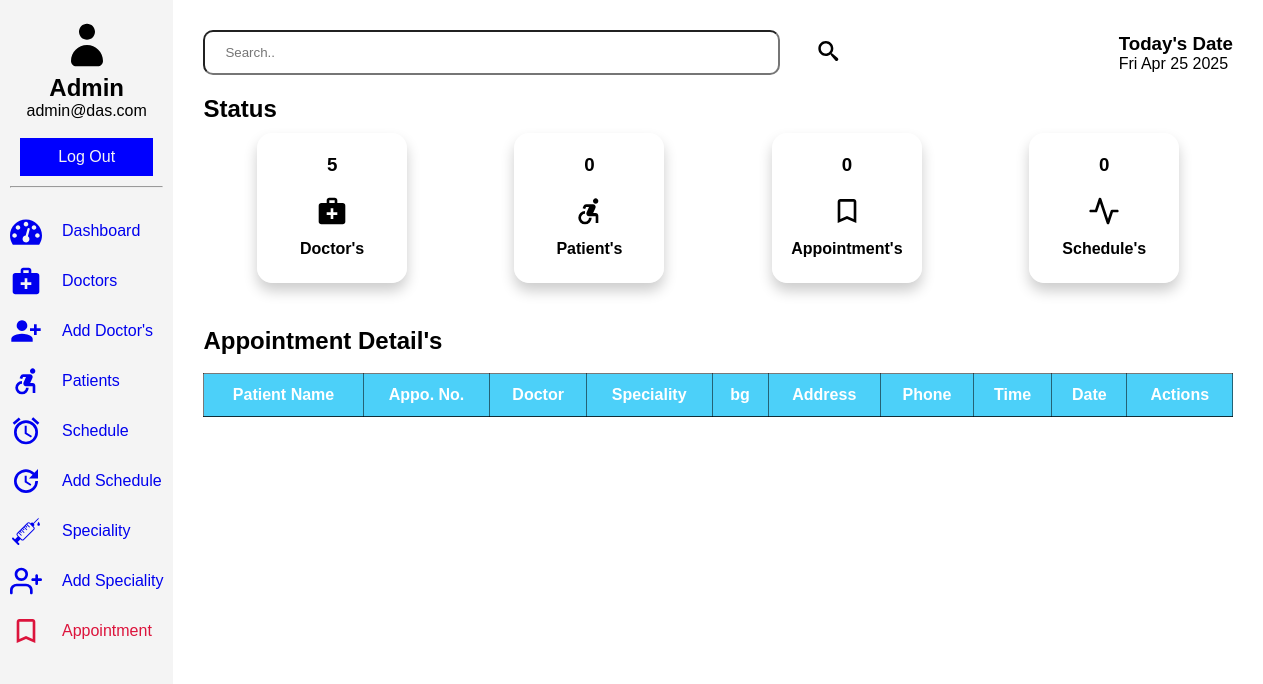
Page /admin/appoint.php (signed in) on the earlier database version.
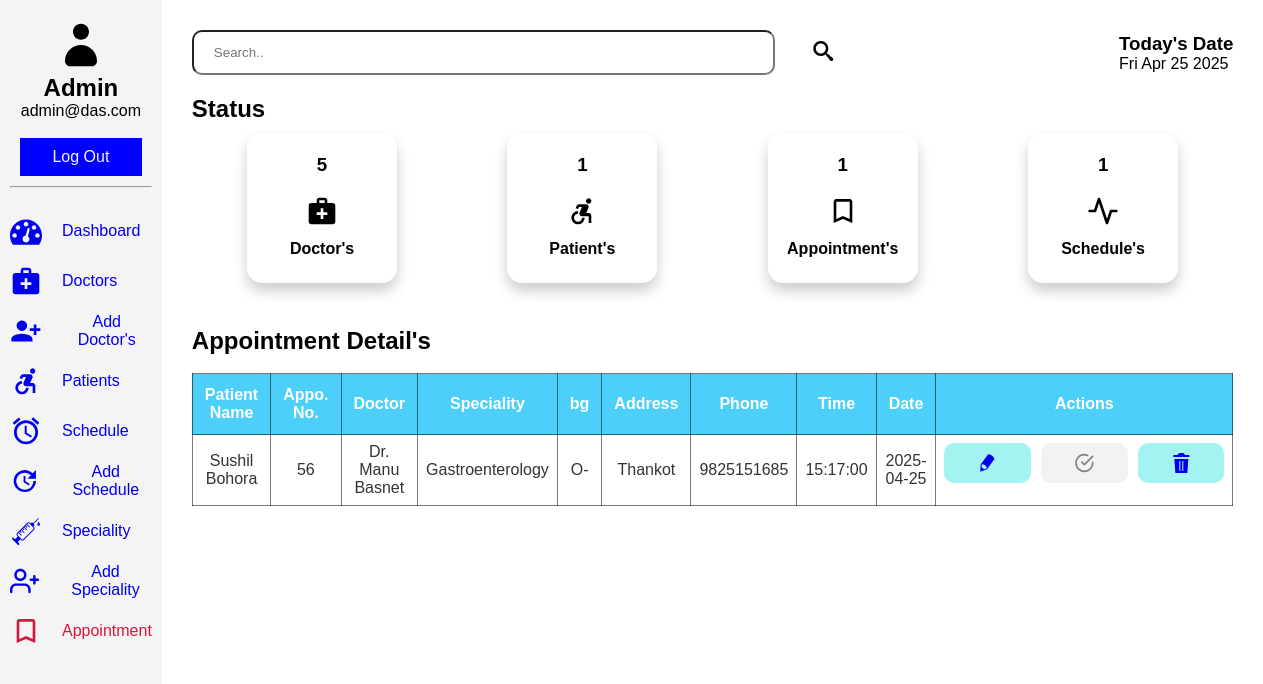
Same page on the later database version.
### tables this page shows
CREATE TABLE `appointment` (
  `id` int(11) NOT NULL,
  `fullname` varchar(255) NOT NULL,
  `email` varchar(255) NOT NULL,
  `phone` varchar(60) NOT NULL,
  `bg` varchar(60) NOT NULL,
  `address` varchar(255) NOT NULL,
  `sid` int(11) NOT NULL,
  `did` int(11) NOT NULL,
  `date` date NOT NULL,
  `time` time NOT NULL,
  `status` tinyint(2) DEFAULT 0
);

CREATE TABLE `doctor` (
  `id` int(11) NOT NULL,
  `fname` varchar(60) NOT NULL,
  `latitude` double NOT NULL,
  `longitude` double NOT NULL,
  `email` varchar(60) NOT NULL,
  `password` varchar(60) NOT NULL,
  `phone` varchar(60) NOT NULL,
  `address` varchar(255) NOT NULL,
  `image_name` varchar(255) NOT NULL,
  `image_path` varchar(255) NOT NULL,
  `sid` int(11) DEFAULT NULL,
  `created_at` timestamp NULL DEFAULT current_timestamp()
);

CREATE TABLE `specialities` (
  `id` int(11) NOT NULL,
  `title` varchar(60) NOT NULL,
  `description` text NOT NULL,
  `image_name` varchar(60) NOT NULL,
  `image_path` varchar(255) NOT NULL,
  `created_at` timestamp NULL DEFAULT current_timestamp()
);

### admin/appoint.php (the view, shortened to what this page needs)
<?php
    include('../connection.php');
    $keyword = isset($_GET['keyword'])  ? $_GET['keyword'] : NULL ;
    if(isset($keyword)){
        $sql = "SELECT ap.id, ap.fullname, ap.phone, ap.bg, ap.address, ap.date, ap.time, sp.title, doc.fname, ap.status from appointment as ap INNER JOIN specialities as sp ON ap.sid = sp.id INNER JOIN doctor as doc ON ap.did = doc.id where fullname like '%$keyword%'";
    }else{
        $sql = "SELECT ap.id, ap.fullname, ap.phone, ap.bg, ap.address, ap.date, ap.time, sp.title, doc.fname, ap.status from appointment as ap INNER JOIN specialities as sp ON ap.sid = sp.id INNER JOIN doctor as doc ON ap.did = doc.id";
    }
    $result = mysqli_query($conn, $sql);
    $useremail = $_SESSION["username_admin"];
    $usql = "SELECT name FROM admin where email='$useremail';";
    $uresult = mysqli_query($conn, $usql);
    $urow = mysqli_fetch_assoc($uresult);
?>
<!DOCTYPE html>
<html lang="en">
<head>
    <link rel="stylesheet" href="../assets/dash1.css">
</head>
<body>
    <section class="dashboard">
        <div class="sidebar">
            <header>
                <svg class="icon icon-user"><use xlink:href="#icon-user"></use></svg>
                <h1><?php echo $urow['name']; ?></h1>
                <p><?php echo "". $_SESSION["username_admin"].""; ?></p><br>
                <a href="../admin/logout.php">Log Out</a>
            </header>
            <hr>
            <div class="sidebar-items">
                <ul>
                    <li><a href="../admin/dash.php" class="click"><svg class="icon icon-dashboard"><use xlink:href="#icon-dashboard"></use></svg>Dashboard</a></li>
                    <li><a href="../admin/doctor.php" class="click"><svg class="icon icon-medical_services"><use xlink:href="#icon-medical_services"></use></svg>Doctors</a></li>
                    <li><a href="../admin/add_doctors.php" class="click"><svg class="icon icon-person_add_alt_1"><use xlink:href="#icon-person_add_alt_1"></use></svg>Add Doctor's</a></li>
                    <li><a href="../admin/patients.php" class="click"><svg class="icon icon-accessible_forward"><use xlink:href="#icon-accessible_forward"></use></svg>Patients</a></li>
                    <li><a href="../admin/schedule.php" class="click"><svg class="icon icon-access_alarms"><use xlink:href="#icon-access_alarms"></use></svg>Schedule</a></li>
                    <li><a href="../admin/add_schedule.php" ><svg class="icon icon-update"><use xlink:href="#icon-update"></use></svg>Add Schedule</a></li>
                    <li><a href="../admin/speciality.php"><svg class="icon icon-injection"><use xlink:href="#icon-injection"></use></svg>Speciality</a></li>
                    <li><a href="../admin/add_speciality.php"><svg class="icon icon-user-plus"><use xlink:href="#icon-user-plus"></use></svg>Add Speciality</a></li>
                    <li class="active"><a href="../admin/appoint.php"><svg class="icon icon-bookmark_outline" class="click"><use xlink:href="#icon-bookmark_outline"></use></svg>Appointment</a></li>
                </ul>
            </div>
        </div>
        <section class="main">
            <div class="head">
                <form action="#" method="get" class="search-bar">
                    <input type="text" name="keyword" placeholder="Search..">
                    <button type="submit" class="search"><svg class="icon icon-search"><use xlink:href="#icon-search"></use></svg></button>
                </form>
                <div class="date-container">
                    <h1>Today's Date</h1>
                    <p id="date"></p>
                </div>
            </div>
            <div class="status">
                <div class="status-bar">
                    <h2>Status</h2>
                </div>
                <div class="dash-collection">
                    <div class="doc">
                        <?php
                            $dsql = "SELECT * FROM doctor";
                            $dresult = mysqli_query($conn, $dsql);
                            if($drow = mysqli_num_rows($dresult)){
                                echo '<h3>'.$drow.'</h3>';
                            }else{
                                echo '<h3>0</h3>';
                            }
                        ?>
                        <svg class="icon icon-medical_services"><use xlink:href="#icon-medical_services"></use></svg><br>
                        <h4>Doctor's</h4><br>
                    </div>
                    <div class="doc">
                        <?php
                            $psql = "SELECT * FROM patient";
                            $presult = mysqli_query($conn, $psql);
                            if($prow = mysqli_num_rows($presult)){
                                echo '<h3>'.$prow.'</h3>';
                            }else{
                                echo '<h3>0</h3>';
                            }
                        ?>
                        <svg class="icon icon-accessible_forward"><use xlink:href="#icon-accessible_forward"></use></svg><br>
                        <h4>Patient's</h4><br>
                    </div>
                    <div class="doc">
                        <?php
                            $asql = "SELECT * FROM appointment";
                            $aresult = mysqli_query($conn, $asql);
                            if($arow = mysqli_num_rows($aresult)){
                                echo '<h3>'.$arow.'</h3>';
                            }else{
                                echo '<h3>0</h3>';
                            }
                        ?>
                        <svg class="icon icon-bookmark_outline"><use xlink:href="#icon-bookmark_outline"></use></svg><br>
                        <h4>Appointment's</h4><br>
                    </div>
                    <div class="doc">
                        <?php
                            $ssql = "SELECT * FROM schedule";
                            $sresult = mysqli_query($conn, $ssql);
                            if($srow = mysqli_num_rows($sresult)){
                                echo '<h3>'.$srow.'</h3>';
                            }else{
                                echo '<h3>0</h3>';
                            }
                        ?>
                        <svg class="icon icon-activity"><use xlink:href="#icon-activity"></use></svg><br>
                        <h4>Schedule's</h4><br>
                    </div>
                </div>
            </div><br>
            <div class="tabular">
                <h2>Appointment Detail's</h2><br>
                <table class="table-container">
                    <thead>
                        <tr>
                            <th>Patient Name</th>
                            <th>Appo. No.</th>
                            <th>Doctor</th>
                            <th>Speciality</th>
                            <th>bg</th>
                            <th>Address</th>
                            <th>Phone</th>
                            <th>Time</th>
                            <th>Date</th>
                            <th>Actions</th>
                        </tr>
                    </thead>
                    <tbody>
                        <tr>
                            <?php
                                while($row = mysqli_fetch_assoc($result)){
                            ?>
                                <td><?php echo $row['fullname'] ?></td>
                                <td><?php echo $row['id'] ?></td>
                                <td><?php echo $row['fname']; ?></td>
                                <td><?php echo $row['title']; ?></td>
                                <td><?php echo $row['bg'] ?></td>
                                <td><?php echo $row['address'] ?></td>
                                <td><?php echo $row['phone'] ?></td>
                                <td><?php echo $row['time'] ?></td>
                                <td><?php echo $row['date'] ?></td>
                                <td class="event">
                                    <button><a href="../admin/appointment/update.php?updateid=<?php echo $row['id']; ?>"><svg class="icon icon-pencil"><use xlink:href="#icon-pencil"></use></svg></a></button>
                                    <button
                                        <?php $class = ($row['status'] == 1 || $row['status'] == 2) ? 'class="disabled"' : ''; echo ($row['status'] == 1) ? 'class="disabled" onclick="return false"' : (($row['status'] == 2) ? 'class="disabled" onclick="return false";' : ' onclick="return true";') ;?>><a
                                        style="<?php echo ($row['status'] == 1) ? 'color: gray;' : (($row['status'] == 2) ? 'color: gray;' : 'color: green;') ;?>" href="../admin/appointment/approve.php?approveid=<?php echo $row['id']; ?>"><svg class="icon icon-check-circle"><use xlink:href="#icon-check-circle" ></use></svg></a></button>
                                    <button><a href="../admin/appointment/delete.php?deleteid=<?php echo $row['id']; ?>"><svg class="icon icon-trash"><use xlink:href="#icon-trash"></use></svg></a></button>
                                </td>
                        </tr>
                            <?php
                                }
                            ?>
                    </tbody>
                </table>
            </div>
        </section>
    </section>
</body>
</html>

### assets/dash1.css (style rules this page uses)
* { margin: 0; padding: 0; box-sizing: border-box; }
body { font-family: Arial, sans-serif; }
.dashboard { display: grid; grid-template-columns: auto 2fr; grid-template-rows: auto 1fr; grid-template-areas: "header header" "sidebar main"; height: 100vh; }
.dashboard a { text-decoration: none; display: flex; gap: 20px; text-align: center; align-items: center; justify-content: center; }
header { grid-area: header; color: #000000; padding: 10px; text-align: center; }
header a { padding: 8px; }
header p { display: flex; text-align: center; align-items: center; justify-content: center; }
.sidebar { grid-area: sidebar; background: #f4f4f4; padding: 10px; height: auto; position: relative; }
.sidebar header>a { border: 2px solid blue; color: #f4f4f4; background-color: blue; }
.sidebar-items ul { display: inline; margin: 20px; text-align: center; text-decoration: none; justify-content: space-between; }
.sidebar-items li { display: flex; text-align: center; align-items: center; list-style: none; justify-content: space-between; }
li.active a { color: crimson; }
.main { grid-area: main; margin: 10px; padding: 20px; }
.head { display: flex; width: 100%; text-align: center; align-items: center; justify-content: space-between; }
.head h1, p { display: block; text-align: start; align-items: center; }
.search-bar { width: 70%; height: 45px; display: flex; gap: 5px; }
.search-bar input { padding: 20px; width: 80%; border-radius: 10px; }
.search-bar button { border: none; background-color: transparent; }
.date-container { text-align: center; }
.banner>h2, h3 { padding: 10px; }
.status { display: block; margin-top: 20px; }
.status .status-bar h2 { font-size: 200; }
.dash-collection { display: flex; flex-wrap: wrap; text-align: center; justify-content: space-around; }
.dash-collection .doc { border: 1px solid rgb(255, 255, 255); border-radius: 15px; box-shadow: 0 8px 14px 0 rgba(0,0,0,0.2); height: 150px; width: 150px; margin: 10px; padding: 10px; }
.tabular { background: #fff; margin-top: 1rem; }
.table-container { width: 100%; text-align: center; }
thead { background-color: rgb(76, 208, 249); color: #fff; }
th, td, thead, tr, table { border: 1px solid rgba(0, 0, 0, 0.525); border-collapse: collapse; }
th { padding: 12px; font-size: 16px; }
td { padding: 8px; color: #333; }
.event { display: flex; gap: 10px; border: none; justify-content: center; }
.table-container td>button { border: none; border-radius: 10px; background-color: rgba(136, 240, 240, 0.76); display: inline; text-align: center; }
.date-group label, input, button { padding: 10px; border-radius: 5px; }
.icon { display: inline-block; width: 70px; height: 50px; stroke-width: 0; stroke: currentColor; fill: currentColor; }
.icon-user { width: 2em; }
.icon-dashboard, .icon-medical_services, .icon-accessible_forward, .icon-access_alarms, .icon-bookmark_outline, .icon-activity, .icon-person_add_alt_1, .icon-add_alarm, .icon-text-document, .icon-cog, .icon-upload, .icon-user-plus, .icon-update, .icon-injection, .icon-checkmark { width: 2em; }
.icon-eye, .icon-trash, .icon-pencil, .icon-search, .icon-check-circle, .icon-checkmark, .icon-bars { width: 5em; height: 1.5em; }

### admin/appoint.php (style rules this page uses)
.table-container td>button.disabled { background-color: #F2F2F2; }

Differences in the rows shown:
added appointment: fullname "Sushil Bohora", id "56", did.fname "Dr. Manu Basnet", sid.title "Gastroenterology", bg "O-", address "Thankot", phone "9825151685", time "15:17:00", date "2025-04-25"
Other differences:
$prow: (not shown) → "1"
$arow: (not shown) → "1"
$srow: (not shown) → "1"
text no longer shown: "0 0 0"
